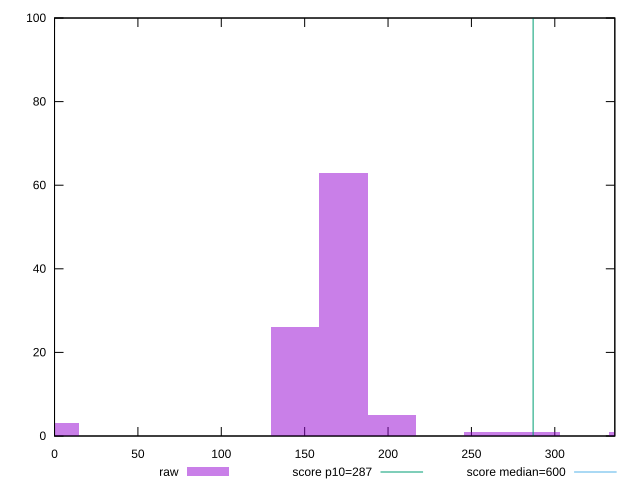

Source code (gnuplot):
reset

$raw <<EOF
173.33357924526717 63
202.2225091194784 5
144.444649371056 26
0 3
346.66715849053435 1
260.00036886790076 1
288.889298742112 1
EOF

set key outside below
set boxwidth 28.888929874211197
set xrange [0:336]
set yrange [0:100]
set trange [0:100]
set style fill transparent solid 0.5 noborder

set parametric
set terminal svg size 640, 490 enhanced background rgb 'white'
set output "report_00022_2021-02-20T12:08:46.964Z/total-blocking-time/samples/pages+cached+noadtech/raw/histogram.svg"

plot $raw title "raw" with boxes, \
     287,t title "score p10=287", \
     600,t title "score median=600"

reset
